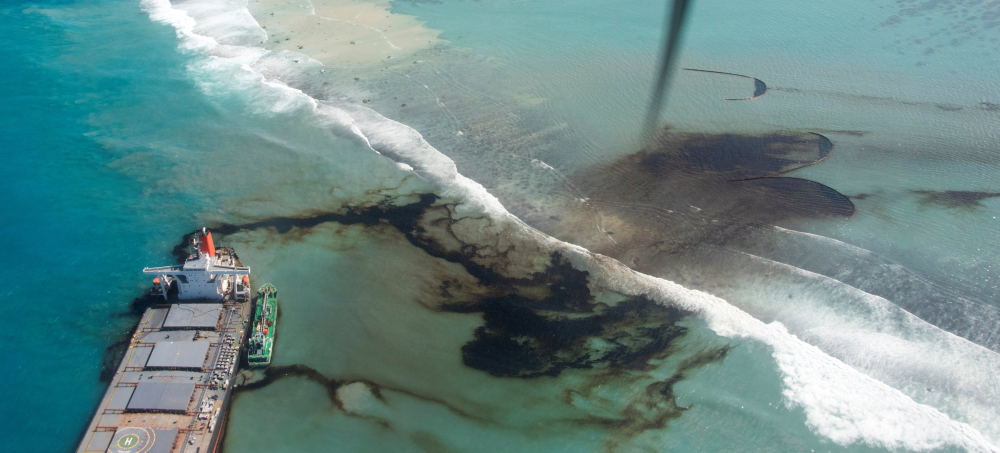
#> input picture 51439.jpg, 3000 x 1358 px, given as the content of the folder ../51439.jpg, which was not available (shown at 1/3 size)
$ python load_zenodo_sar.py ../51439.jpg ../cleanup-spill-orange-county-Oct-3-small.jpg
#> lines starting #> are read from the running program, lines starting #| are printed output that depends on the picture; after the words box and inside, x2 and y2 are one past the last pixel; in counts of white or black regions, pixels touching at a corner belong together
"""
Load Zenodo Sentinel-1 SAR oil spill dataset.

This script supports two folder structures:

1. SIMPLIFIED STRUCTURE (recommended):
   oil_spill/
     train/
       images/
       masks/
     val/
       images/
       masks/
     test/
       images/
       masks/

2. ORIGINAL STRUCTURE (Parts I, II, III):
   oil_spill/
     Part1/01_Train_Val_Oil_Spill_images/
     Part1/01_Train_Val_Oil_Spill_mask/
     Part2/01_Train_Val_Lookalike_images/
     ...

Supports both Colab (Linux paths) and local Windows paths.
"""

import os
import numpy as np
from PIL import Image
import glob
from tqdm import tqdm


def load_from_simple_structure(base_dir, split='train', target_size=(256, 256), channels=1,
                                normalize_sar=True, max_samples=None, verbose=True):
    """
    Load from simplified train/val/test structure.

    Args:
        base_dir: Base directory containing train/, val/, test/ subdirectories
        split: Which split to load ('train', 'val', or 'test')
        target_size: Tuple (height, width) for resizing images
        channels: Number of channels (1 for grayscale SAR)
        normalize_sar: If True, normalize SAR values to [0, 1] range
        max_samples: Maximum number of samples to load (None for all)
        verbose: Print progress information

    Returns:
        X: numpy array of images (n_samples, height, width, channels)
        Y: numpy array of masks (n_samples, height, width, 1)
    """
    img_dir = os.path.join(base_dir, split, 'images')
    mask_dir = os.path.join(base_dir, split, 'masks')

    if not os.path.exists(img_dir):
        raise ValueError(f"Image directory not found: {img_dir}")
    if not os.path.exists(mask_dir):
        raise ValueError(f"Mask directory not found: {mask_dir}")

    return load_zenodo_sar(
        image_dirs=[img_dir],
        mask_dirs=[mask_dir],
        target_size=target_size,
        channels=channels,
        normalize_sar=normalize_sar,
        max_samples=max_samples,
        verbose=verbose
    )


def load_zenodo_sar(
    image_dirs,
    mask_dirs,
    target_size=(256, 256),
    channels=1,
    normalize_sar=True,
    max_samples=None,
    verbose=True
):
    """
    Load Zenodo SAR dataset from multiple directories.

    Args:
        image_dirs: List of directories containing SAR images (TIFF files)
        mask_dirs: List of directories containing masks (TIFF/PNG files)
        target_size: Tuple (height, width) for resizing images
        channels: Number of channels (1 for grayscale SAR)
        normalize_sar: If True, normalize SAR values to [0, 1] range
        max_samples: Maximum number of samples to load (None for all)
        verbose: Print progress information

    Returns:
        X: numpy array of images (n_samples, height, width, channels)
        Y: numpy array of masks (n_samples, height, width, 1)
    """
#> called with target_size = (256, 256), channels = 1, normalize_sar = True, verbose = True
    images = []
    masks = []

    if len(image_dirs) != len(mask_dirs):
        raise ValueError(f"Number of image dirs ({len(image_dirs)}) must match mask dirs ({len(mask_dirs)})")

    for img_dir, mask_dir in zip(image_dirs, mask_dirs):
        if not os.path.exists(img_dir):
            if verbose:
                print(f"Warning: Image directory not found: {img_dir}")
            continue
        if not os.path.exists(mask_dir):
            if verbose:
                print(f"Warning: Mask directory not found: {mask_dir}")
            continue

        if verbose:
            print(f"Loading from:\n  Images: {img_dir}\n  Masks: {mask_dir}")

        # Find all image files (support .tif, .tiff, .jpg, .png)
        img_extensions = ['*.tif', '*.tiff', '*.TIF', '*.TIFF', '*.jpg', '*.jpeg', '*.png']
        img_files = []
        for ext in img_extensions:
            img_files.extend(glob.glob(os.path.join(img_dir, '**', ext), recursive=True))
            # Also check direct files (not recursive)
            img_files.extend(glob.glob(os.path.join(img_dir, ext)))

        # Remove duplicates and sort
        img_files = sorted(list(set(img_files)))

        if verbose:
            print(f"  Found {len(img_files)} image files")

        # Process each image-mask pair
        for img_path in tqdm(img_files, desc=f"Loading {os.path.basename(img_dir)}", disable=not verbose):
            if max_samples and len(images) >= max_samples:
                break

            # Find corresponding mask file
            img_basename = os.path.basename(img_path)
            img_name_no_ext = os.path.splitext(img_basename)[0]

            # Try different mask file locations and extensions
            mask_path = None
            mask_candidates = [
                os.path.join(mask_dir, img_basename),
                os.path.join(mask_dir, img_name_no_ext + '.png'),
                os.path.join(mask_dir, img_name_no_ext + '.tif'),
                os.path.join(mask_dir, img_name_no_ext + '.tiff'),
                # Check subdirectories (e.g., Mask_oil/, Mask_lookalike/, etc.)
                os.path.join(mask_dir, '**', img_basename),
                os.path.join(mask_dir, '**', img_name_no_ext + '.png'),
                os.path.join(mask_dir, '**', img_name_no_ext + '.tif'),
            ]

            for candidate in mask_candidates:
                if '*' in candidate:
                    # Use glob for recursive search
                    matches = glob.glob(candidate, recursive=True)
                    if matches:
                        mask_path = matches[0]
                        break
                elif os.path.exists(candidate):
                    mask_path = candidate
                    break

            if mask_path is None or not os.path.exists(mask_path):
                if verbose:
                    print(f"  Warning: No mask found for {img_basename}, skipping...")
                continue

            try:
                # Load and preprocess image
                img = Image.open(img_path)
#> img is the input picture: PIL image 3000x1358 RGB; mean R, G, B 106.2, 137, 135.9

                # Handle SAR TIFF files (may have multiple bands)
                if hasattr(img, 'n_frames') and img.n_frames > 1:
                    # Multi-page TIFF, use first page
                    img.seek(0)

                # Convert to grayscale if needed
                if img.mode != 'L':
                    img = img.convert('L')
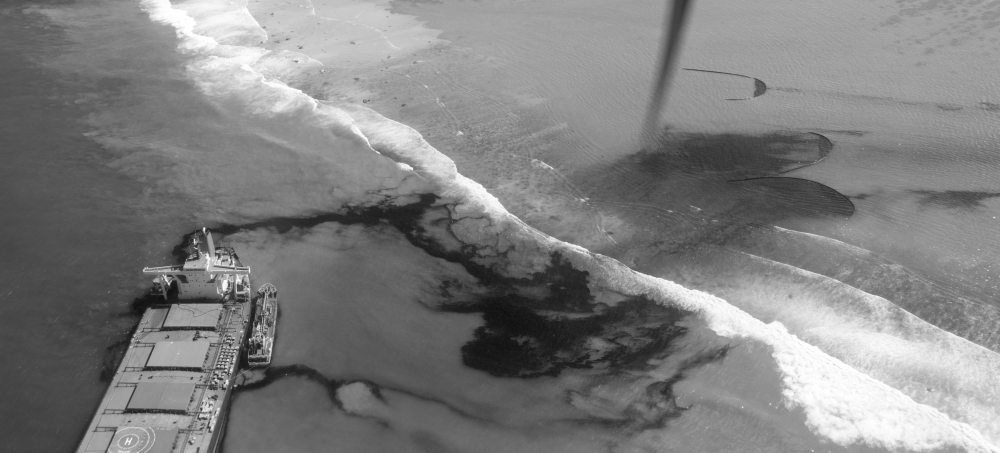
#> img: PIL image 3000x1358 L (shown at 1/3 size); min 12, max 255, mean 127.6

                # Resize
                img = img.resize(target_size, Image.LANCZOS)
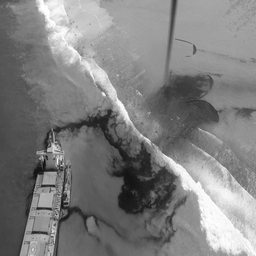
#> img: PIL image 256x256 L; min 14, max 255, mean 127.6
                img_array = np.array(img, dtype=np.float32)

                # Normalize SAR data (typically 16-bit, range 0-65535)
                if normalize_sar:
                    if img_array.max() > 1.0:
                        img_array = img_array / 65535.0  # Normalize 16-bit SAR
                    else:
                        img_array = img_array / 255.0  # Normalize 8-bit
                else:
                    img_array = img_array / 255.0

                # Add channel dimension
                if channels == 1:
                    img_array = np.expand_dims(img_array, axis=-1)
                elif channels == 2:
                    # Duplicate for 2-channel input
                    img_array = np.stack([img_array, img_array], axis=-1)

                # Load and preprocess mask
                mask = Image.open(mask_path)
                if mask.mode != 'L':
                    mask = mask.convert('L')
                mask = mask.resize(target_size, Image.LANCZOS)
                mask_array = np.array(mask, dtype=np.float32)

                # Normalize mask to [0, 1]
                if mask_array.max() > 1.0:
                    mask_array = mask_array / 255.0

                # Binarize mask (threshold at 0.5)
                mask_array = (mask_array > 0.5).astype(np.float32)
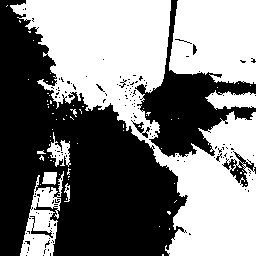
#> mask_array: shape (256, 256) float32; values 0 (black) and 1 (white), 49.9% white; 70 white regions (61 under 20 px), largest, box (x1, y1, x2, y2) and area: (10, 0, 256, 256) 23090, (169, 0, 256, 84) 6384, (20, 171, 64, 256) 1755
                mask_array = np.expand_dims(mask_array, axis=-1)

                images.append(img_array)
                masks.append(mask_array)

            except Exception as e:
                if verbose:
                    print(f"  Error loading {img_basename}: {e}")
                continue

    if len(images) == 0:
        raise ValueError("No valid image-mask pairs found. Check your paths and file structure.")

    X = np.array(images)
    Y = np.array(masks)

    if verbose:
        print(f"\nLoaded {len(X)} image-mask pairs")
#| Loaded 1 image-mask pairs
        print(f"Image shape: {X.shape}")
#| Image shape: (1, 256, 256, 1)
        print(f"Mask shape: {Y.shape}")
#| Mask shape: (1, 256, 256, 1)

    return X, Y


if __name__ == "__main__":
    # Example usage
    import sys

    if len(sys.argv) < 3:
        print("Usage: python load_zenodo_sar.py <image_dir1> <mask_dir1> [image_dir2] [mask_dir2] ...")
        sys.exit(1)

    image_dirs = sys.argv[1::2]
    mask_dirs = sys.argv[2::2]

    X, Y = load_zenodo_sar(
        image_dirs=image_dirs,
        mask_dirs=mask_dirs,
        target_size=(256, 256),
        channels=1,
        normalize_sar=True
    )

    print(f"Successfully loaded {len(X)} samples")
#| Successfully loaded 1 samples
